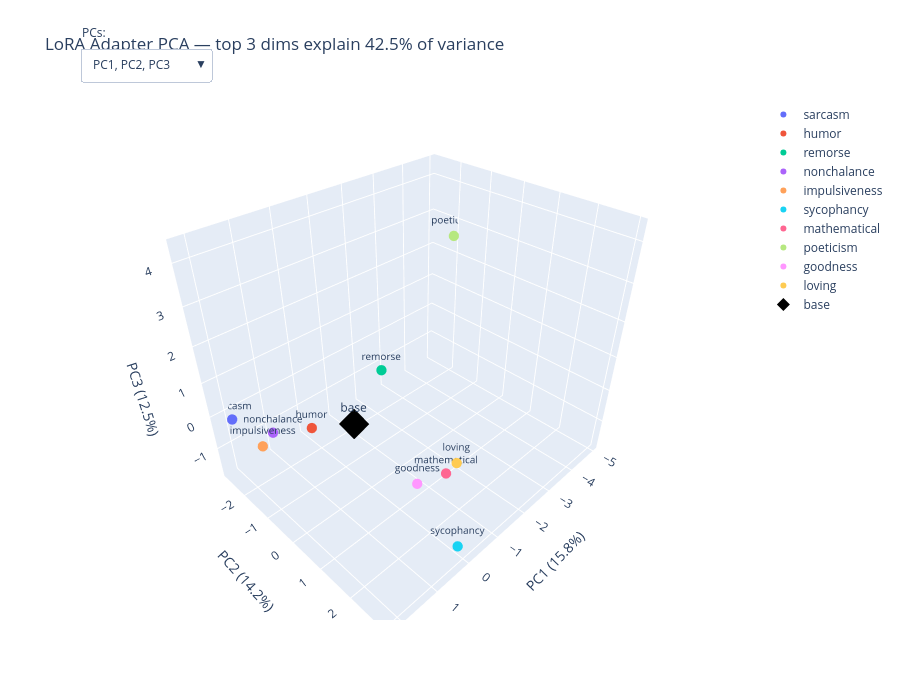

Notebook cell for this chart:
### Code cell
import plotly.graph_objects as go

persona_names = persona_collection.names

n_pcs = coords.shape[1]
combos = [(i, i+1, i+2) for i in range(n_pcs - 2)]

n_personas = len(persona_names)
fig = go.Figure()

for combo in combos:
    x_pc, y_pc, z_pc = combo
    for i, persona in enumerate(persona_names):
        is_base = persona == "base"
        fig.add_trace(go.Scatter3d(
            x=[coords[i, x_pc].item()],
            y=[coords[i, y_pc].item()],
            z=[coords[i, z_pc].item()],
            mode='markers+text',
            marker=dict(
                size=10 if is_base else 6,
                color='black' if is_base else None,
                symbol='diamond' if is_base else 'circle',
            ),
            text=[persona],
            textposition='top center',
            textfont=dict(size=12 if is_base else 10),
            name=persona,
            visible=(combo == (0, 1, 2)),
            showlegend=(combo == (0, 1, 2)),
        ))

buttons = []
for k, (x_pc, y_pc, z_pc) in enumerate(combos):
    visibility = [False] * (len(combos) * n_personas)
    for j in range(n_personas):
        visibility[k * n_personas + j] = True
    buttons.append(dict(
        method='update',
        label=f"PC{x_pc+1}, PC{y_pc+1}, PC{z_pc+1}",
        args=[
            {'visible': visibility},
            {'scene.xaxis.title': f"PC{x_pc} ({explained[x_pc]:.1%})",
             'scene.yaxis.title': f"PC{y_pc} ({explained[y_pc]:.1%})",
             'scene.zaxis.title': f"PC{z_pc} ({explained[z_pc]:.1%})"},
        ],
    ))

fig.update_layout(
    title=f"LoRA Adapter PCA — top 3 dims explain {explained[:3].sum():.1%} of variance",
    scene=dict(
        xaxis_title=f"PC1 ({explained[0]:.1%})",
        yaxis_title=f"PC2 ({explained[1]:.1%})",
        zaxis_title=f"PC3 ({explained[2]:.1%})",
    ),
    width=900, height=700,
    updatemenus=[dict(
        buttons=buttons,
        direction='down',
        showactive=True,
        x=0.0, y=1.1,
        xanchor='left',
        yanchor='top',
    )],
    annotations=[dict(
        text="PCs:", x=0.0, y=1.15,
        xref="paper", yref="paper",
        showarrow=False,
    )],
)

fig.show()

### Figure 1 — Plotly figure (JSON) as saved in the notebook; plotly's stock layout.template omitted (floating-point values rounded to 4 significant figures)
{"data": [{"marker": {"size": 6, "symbol": "circle"}, "mode": "markers+text", "name": "sarcasm", "showlegend": true, "text": ["sarcasm"], "textfont": {"size": 10}, "textposition": "top center", "type": "scatter3d", "visible": true, "x": [1.937], "y": [-2.754], "z": [-0.2234]}, {"marker": {"size": 6, "symbol": "circle"}, "mode": "markers+text", "name": "humor", "showlegend": true, "text": ["humor"], "textfont": {"size": 10}, "textposition": "top center", "type": "scatter3d", "visible": true, "x": [0.7082], "y": [-1.26], "z": [-0.3307]}, {"marker": {"size": 6, "symbol": "circle"}, "mode": "markers+text", "name": "remorse", "showlegend": true, "text": ["remorse"], "textfont": {"size": 10}, "textposition": "top center", "type": "scatter3d", "visible": true, "x": [2.156], "y": [2.985], "z": [4.321]}, {"marker": {"size": 6, "symbol": "circle"}, "mode": "markers+text", "name": "nonchalance", "showlegend": true, "text": ["nonchalance"], "textfont": {"size": 10}, "textposition": "top center", "type": "scatter3d", "visible": true, "x": [1.466], "y": [-1.76], "z": [-0.3142]}, {"marker": {"size": 6, "symbol": "circle"}, "mode": "markers+text", "name": "impulsiveness", "showlegend": true, "text": ["impulsiveness"], "textfont": {"size": 10}, "textposition": "top center", "type": "scatter3d", "visible": true, "x": [1.912], "y": [-1.511], "z": [-0.2911]}, {"marker": {"size": 6, "symbol": "circle"}, "mode": "markers+text", "name": "sycophancy", "showlegend": true, "text": ["sycophancy"], "textfont": {"size": 10}, "textposition": "top center", "type": "scatter3d", "visible": true, "x": [-0.02265], "y": [2.811], "z": [-1.699]}, {"marker": {"size": 6, "symbol": "circle"}, "mode": "markers+text", "name": "mathematical", "showlegend": true, "text": ["mathematical"], "textfont": {"size": 10}, "textposition": "top center", "type": "scatter3d", "visible": true, "x": [-1.507], "y": [1.097], "z": [-1.747]}, {"marker": {"size": 6, "symbol": "circle"}, "mode": "markers+text", "name": "poeticism", "showlegend": true, "text": ["poeticism"], "textfont": {"size": 10}, "textposition": "top center", "type": "scatter3d", "visible": true, "x": [-4.946], "y": [-1.956], "z": [2.582]}, {"marker": {"size": 6, "symbol": "circle"}, "mode": "markers+text", "name": "goodness", "showlegend": true, "text": ["goodness"], "textfont": {"size": 10}, "textposition": "top center", "type": "scatter3d", "visible": true, "x": [-0.4356], "y": [1.144], "z": [-1.284]}, {"marker": {"size": 6, "symbol": "circle"}, "mode": "markers+text", "name": "loving", "showlegend": true, "text": ["loving"], "textfont": {"size": 10}, "textposition": "top center", "type": "scatter3d", "visible": true, "x": [-1.54], "y": [1.395], "z": [-1.203]}, {"marker": {"color": "black", "size": 10, "symbol": "diamond"}, "mode": "markers+text", "name": "base", "showlegend": true, "text": ["base"], "textfont": {"size": 12}, "textposition": "top center", "type": "scatter3d", "visible": true, "x": [0.2711], "y": [-0.1909], "z": [0.1888]}, {"marker": {"size": 6, "symbol": "circle"}, "mode": "markers+text", "name": "sarcasm", "showlegend": false, "text": ["sarcasm"], "textfont": {"size": 10}, "textposition": "top center", "type": "scatter3d", "visible": false, "x": [-2.754], "y": [-0.2234], "z": [1.001]}, {"marker": {"size": 6, "symbol": "circle"}, "mode": "markers+text", "name": "humor", "showlegend": false, "text": ["humor"], "textfont": {"size": 10}, "textposition": "top center", "type": "scatter3d", "visible": false, "x": [-1.26], "y": [-0.3307], "z": [0.606]}, {"marker": {"size": 6, "symbol": "circle"}, "mode": "markers+text", "name": "remorse", "showlegend": false, "text": ["remorse"], "textfont": {"size": 10}, "textposition": "top center", "type": "scatter3d", "visible": false, "x": [2.985], "y": [4.321], "z": [0.7187]}, {"marker": {"size": 6, "symbol": "circle"}, "mode": "markers+text", "name": "nonchalance", "showlegend": false, "text": ["nonchalance"], "textfont": {"size": 10}, "textposition": "top center", "type": "scatter3d", "visible": false, "x": [-1.76], "y": [-0.3142], "z": [-0.7933]}, {"marker": {"size": 6, "symbol": "circle"}, "mode": "markers+text", "name": "impulsiveness", "showlegend": false, "text": ["impulsiveness"], "textfont": {"size": 10}, "textposition": "top center", "type": "scatter3d", "visible": false, "x": [-1.511], "y": [-0.2911], "z": [-1.963]}, {"marker": {"size": 6, "symbol": "circle"}, "mode": "markers+text", "name": "sycophancy", "showlegend": false, "text": ["sycophancy"], "textfont": {"size": 10}, "textposition": "top center", "type": "scatter3d", "visible": false, "x": [2.811], "y": [-1.699], "z": [-3.2]}, {"marker": {"size": 6, "symbol": "circle"}, "mode": "markers+text", "name": "mathematical", "showlegend": false, "text": ["mathematical"], "textfont": {"size": 10}, "textposition": "top center", "type": "scatter3d", "visible": false, "x": [1.097], "y": [-1.747], "z": [2.864]}, {"marker": {"size": 6, "symbol": "circle"}, "mode": "markers+text", "name": "poeticism", "showlegend": false, "text": ["poeticism"], "textfont": {"size": 10}, "textposition": "top center", "type": "scatter3d", "visible": false, "x": [-1.956], "y": [2.582], "z": [-0.9249]}, {"marker": {"size": 6, "symbol": "circle"}, "mode": "markers+text", "name": "goodness", "showlegend": false, "text": ["goodness"], "textfont": {"size": 10}, "textposition": "top center", "type": "scatter3d", "visible": false, "x": [1.144], "y": [-1.284], "z": [2.18]}, {"marker": {"size": 6, "symbol": "circle"}, "mode": "markers+text", "name": "loving", "showlegend": false, "text": ["loving"], "textfont": {"size": 10}, "textposition": "top center", "type": "scatter3d", "visible": false, "x": [1.395], "y": [-1.203], "z": [-0.9659]}, {"marker": {"color": "black", "size": 10, "symbol": "diamond"}, "mode": "markers+text", "name": "base", "showlegend": false, "text": ["base"], "textfont": {"size": 12}, "textposition": "top center", "type": "scatter3d", "visible": false, "x": [-0.1909], "y": [0.1888], "z": [0.478]}, {"marker": {"size": 6, "symbol": "circle"}, "mode": "markers+text", "name": "sarcasm", "showlegend": false, "text": ["sarcasm"], "textfont": {"size": 10}, "textposition": "top center", "type": "scatter3d", "visible": false, "x": [-0.2234], "y": [1.001], "z": [-3.657]}, {"marker": {"size": 6, "symbol": "circle"}, "mode": "markers+text", "name": "humor", "showlegend": false, "text": ["humor"], "textfont": {"size": 10}, "textposition": "top center", "type": "scatter3d", "visible": false, "x": [-0.3307], "y": [0.606], "z": [-0.267]}, {"marker": {"size": 6, "symbol": "circle"}, "mode": "markers+text", "name": "remorse", "showlegend": false, "text": ["remorse"], "textfont": {"size": 10}, "textposition": "top center", "type": "scatter3d", "visible": false, "x": [4.321], "y": [0.7187], "z": [0.006181]}, {"marker": {"size": 6, "symbol": "circle"}, "mode": "markers+text", "name": "nonchalance", "showlegend": false, "text": ["nonchalance"], "textfont": {"size": 10}, "textposition": "top center", "type": "scatter3d", "visible": false, "x": [-0.3142], "y": [-0.7933], "z": [1.78]}, {"marker": {"size": 6, "symbol": "circle"}, "mode": "markers+text", "name": "impulsiveness", "showlegend": false, "text": ["impulsiveness"], "textfont": {"size": 10}, "textposition": "top center", "type": "scatter3d", "visible": false, "x": [-0.2911], "y": [-1.963], "z": [2.599]}, {"marker": {"size": 6, "symbol": "circle"}, "mode": "markers+text", "name": "sycophancy", "showlegend": false, "text": ["sycophancy"], "textfont": {"size": 10}, "textposition": "top center", "type": "scatter3d", "visible": false, "x": [-1.699], "y": [-3.2], "z": [-2.146]}, {"marker": {"size": 6, "symbol": "circle"}, "mode": "markers+text", "name": "mathematical", "showlegend": false, "text": ["mathematical"], "textfont": {"size": 10}, "textposition": "top center", "type": "scatter3d", "visible": false, "x": [-1.747], "y": [2.864], "z": [0.5719]}, {"marker": {"size": 6, "symbol": "circle"}, "mode": "markers+text", "name": "poeticism", "showlegend": false, "text": ["poeticism"], "textfont": {"size": 10}, "textposition": "top center", "type": "scatter3d", "visible": false, "x": [2.582], "y": [-0.9249], "z": [-0.2856]}, {"marker": {"size": 6, "symbol": "circle"}, "mode": "markers+text", "name": "goodness", "showlegend": false, "text": ["goodness"], "textfont": {"size": 10}, "textposition": "top center", "type": "scatter3d", "visible": false, "x": [-1.284], "y": [2.18], "z": [0.8515]}, {"marker": {"size": 6, "symbol": "circle"}, "mode": "markers+text", "name": "loving", "showlegend": false, "text": ["loving"], "textfont": {"size": 10}, "textposition": "top center", "type": "scatter3d", "visible": false, "x": [-1.203], "y": [-0.9659], "z": [0.3838]}, {"marker": {"color": "black", "size": 10, "symbol": "diamond"}, "mode": "markers+text", "name": "base", "showlegend": false, "text": ["base"], "textfont": {"size": 12}, "textposition": "top center", "type": "scatter3d", "visible": false, "x": [0.1888], "y": [0.478], "z": [0.163]}, {"marker": {"size": 6, "symbol": "circle"}, "mode": "markers+text", "name": "sarcasm", "showlegend": false, "text": ["sarcasm"], "textfont": {"size": 10}, "textposition": "top center", "type": "scatter3d", "visible": false, "x": [1.001], "y": [-3.657], "z": [0.1431]}, {"marker": {"size": 6, "symbol": "circle"}, "mode": "markers+text", "name": "humor", "showlegend": false, "text": ["humor"], "textfont": {"size": 10}, "textposition": "top center", "type": "scatter3d", "visible": false, "x": [0.606], "y": [-0.267], "z": [0.3178]}, {"marker": {"size": 6, "symbol": "circle"}, "mode": "markers+text", "name": "remorse", "showlegend": false, "text": ["remorse"], "textfont": {"size": 10}, "textposition": "top center", "type": "scatter3d", "visible": false, "x": [0.7187], "y": [0.006181], "z": [0.06253]}, {"marker": {"size": 6, "symbol": "circle"}, "mode": "markers+text", "name": "nonchalance", "showlegend": false, "text": ["nonchalance"], "textfont": {"size": 10}, "textposition": "top center", "type": "scatter3d", "visible": false, "x": [-0.7933], "y": [1.78], "z": [1.875]}, {"marker": {"size": 6, "symbol": "circle"}, "mode": "markers+text", "name": "impulsiveness", "showlegend": false, "text": ["impulsiveness"], "textfont": {"size": 10}, "textposition": "top center", "type": "scatter3d", "visible": false, "x": [-1.963], "y": [2.599], "z": [-2.31]}, {"marker": {"size": 6, "symbol": "circle"}, "mode": "markers+text", "name": "sycophancy", "showlegend": false, "text": ["sycophancy"], "textfont": {"size": 10}, "textposition": "top center", "type": "scatter3d", "visible": false, "x": [-3.2], "y": [-2.146], "z": [-1.215]}, {"marker": {"size": 6, "symbol": "circle"}, "mode": "markers+text", "name": "mathematical", "showlegend": false, "text": ["mathematical"], "textfont": {"size": 10}, "textposition": "top center", "type": "scatter3d", "visible": false, "x": [2.864], "y": [0.5719], "z": [-2.141]}, {"marker": {"size": 6, "symbol": "circle"}, "mode": "markers+text", "name": "poeticism", "showlegend": false, "text": ["poeticism"], "textfont": {"size": 10}, "textposition": "top center", "type": "scatter3d", "visible": false, "x": [-0.9249], "y": [-0.2856], "z": [-0.5788]}, {"marker": {"size": 6, "symbol": "circle"}, "mode": "markers+text", "name": "goodness", "showlegend": false, "text": ["goodness"], "textfont": {"size": 10}, "textposition": "top center", "type": "scatter3d", "visible": false, "x": [2.18], "y": [0.8515], "z": [0.5865]}, {"marker": {"size": 6, "symbol": "circle"}, "mode": "markers+text", "name": "loving", "showlegend": false, "text": ["loving"], "textfont": {"size": 10}, "textposition": "top center", "type": "scatter3d", "visible": false, "x": [-0.9659], "y": [0.3838], "z": [3.154]}, {"marker": {"color": "black", "size": 10, "symbol": "diamond"}, "mode": "markers+text", "name": "base", "showlegend": false, "text": ["base"], "textfont": {"size": 12}, "textposition": "top center", "type": "scatter3d", "visible": false, "x": [0.478], "y": [0.163], "z": [0.1059]}, {"marker": {"size": 6, "symbol": "circle"}, "mode": "markers+text", "name": "sarcasm", "showlegend": false, "text": ["sarcasm"], "textfont": {"size": 10}, "textposition": "top center", "type": "scatter3d", "visible": false, "x": [-3.657], "y": [0.1431], "z": [-0.925]}, {"marker": {"size": 6, "symbol": "circle"}, "mode": "markers+text", "name": "humor", "showlegend": false, "text": ["humor"], "textfont": {"size": 10}, "textposition": "top center", "type": "scatter3d", "visible": false, "x": [-0.267], "y": [0.3178], "z": [0.04756]}, {"marker": {"size": 6, "symbol": "circle"}, "mode": "markers+text", "name": "remorse", "showlegend": false, "text": ["remorse"], "textfont": {"size": 10}, "textposition": "top center", "type": "scatter3d", "visible": false, "x": [0.006181], "y": [0.06253], "z": [-0.08318]}, {"marker": {"size": 6, "symbol": "circle"}, "mode": "markers+text", "name": "nonchalance", "showlegend": false, "text": ["nonchalance"], "textfont": {"size": 10}, "textposition": "top center", "type": "scatter3d", "visible": false, "x": [1.78], "y": [1.875], "z": [3.181]}, {"marker": {"size": 6, "symbol": "circle"}, "mode": "markers+text", "name": "impulsiveness", "showlegend": false, "text": ["impulsiveness"], "textfont": {"size": 10}, "textposition": "top center", "type": "scatter3d", "visible": false, "x": [2.599], "y": [-2.31], "z": [-2.112]}, {"marker": {"size": 6, "symbol": "circle"}, "mode": "markers+text", "name": "sycophancy", "showlegend": false, "text": ["sycophancy"], "textfont": {"size": 10}, "textposition": "top center", "type": "scatter3d", "visible": false, "x": [-2.146], "y": [-1.215], "z": [1.273]}, {"marker": {"size": 6, "symbol": "circle"}, "mode": "markers+text", "name": "mathematical", "showlegend": false, "text": ["mathematical"], "textfont": {"size": 10}, "textposition": "top center", "type": "scatter3d", "visible": false, "x": [0.5719], "y": [-2.141], "z": [0.7324]}, {"marker": {"size": 6, "symbol": "circle"}, "mode": "markers+text", "name": "poeticism", "showlegend": false, "text": ["poeticism"], "textfont": {"size": 10}, "textposition": "top center", "type": "scatter3d", "visible": false, "x": [-0.2856], "y": [-0.5788], "z": [0.2705]}, {"marker": {"size": 6, "symbol": "circle"}, "mode": "markers+text", "name": "goodness", "showlegend": false, "text": ["goodness"], "textfont": {"size": 10}, "textposition": "top center", "type": "scatter3d", "visible": false, "x": [0.8515], "y": [0.5865], "z": [-0.3679]}, {"marker": {"size": 6, "symbol": "circle"}, "mode": "markers+text", "name": "loving", "showlegend": false, "text": ["loving"], "textfont": {"size": 10}, "textposition": "top center", "type": "scatter3d", "visible": false, "x": [0.3838], "y": [3.154], "z": [-2.303]}, {"marker": {"color": "black", "size": 10, "symbol": "diamond"}, "mode": "markers+text", "name": "base", "showlegend": false, "text": ["base"], "textfont": {"size": 12}, "textposition": "top center", "type": "scatter3d", "visible": false, "x": [0.163], "y": [0.1059], "z": [0.2868]}, {"marker": {"size": 6, "symbol": "circle"}, "mode": "markers+text", "name": "sarcasm", "showlegend": false, "text": ["sarcasm"], "textfont": {"size": 10}, "textposition": "top center", "type": "scatter3d", "visible": false, "x": [0.1431], "y": [-0.925], "z": [-0.2948]}, {"marker": {"size": 6, "symbol": "circle"}, "mode": "markers+text", "name": "humor", "showlegend": false, "text": ["humor"], "textfont": {"size": 10}, "textposition": "top center", "type": "scatter3d", "visible": false, "x": [0.3178], "y": [0.04756], "z": [0.09253]}, {"marker": {"size": 6, "symbol": "circle"}, "mode": "markers+text", "name": "remorse", "showlegend": false, "text": ["remorse"], "textfont": {"size": 10}, "textposition": "top center", "type": "scatter3d", "visible": false, "x": [0.06253], "y": [-0.08318], "z": [-0.4744]}, {"marker": {"size": 6, "symbol": "circle"}, "mode": "markers+text", "name": "nonchalance", "showlegend": false, "text": ["nonchalance"], "textfont": {"size": 10}, "textposition": "top center", "type": "scatter3d", "visible": false, "x": [1.875], "y": [3.181], "z": [-0.5524]}, {"marker": {"size": 6, "symbol": "circle"}, "mode": "markers+text", "name": "impulsiveness", "showlegend": false, "text": ["impulsiveness"], "textfont": {"size": 10}, "textposition": "top center", "type": "scatter3d", "visible": false, "x": [-2.31], "y": [-2.112], "z": [0.08488]}, {"marker": {"size": 6, "symbol": "circle"}, "mode": "markers+text", "name": "sycophancy", "showlegend": false, "text": ["sycophancy"], "textfont": {"size": 10}, "textposition": "top center", "type": "scatter3d", "visible": false, "x": [-1.215], "y": [1.273], "z": [0.6039]}, {"marker": {"size": 6, "symbol": "circle"}, "mode": "markers+text", "name": "mathematical", "showlegend": false, "text": ["mathematical"], "textfont": {"size": 10}, "textposition": "top center", "type": "scatter3d", "visible": false, "x": [-2.141], "y": [0.7324], "z": [-2.421]}, {"marker": {"size": 6, "symbol": "circle"}, "mode": "markers+text", "name": "poeticism", "showlegend": false, "text": ["poeticism"], "textfont": {"size": 10}, "textposition": "top center", "type": "scatter3d", "visible": false, "x": [-0.5788], "y": [0.2705], "z": [0.5003]}, {"marker": {"size": 6, "symbol": "circle"}, "mode": "markers+text", "name": "goodness", "showlegend": false, "text": ["goodness"], "textfont": {"size": 10}, "textposition": "top center", "type": "scatter3d", "visible": false, "x": [0.5865], "y": [-0.3679], "z": [3.613]}, {"marker": {"size": 6, "symbol": "circle"}, "mode": "markers+text", "name": "loving", "showlegend": false, "text": ["loving"], "textfont": {"size": 10}, "textposition": "top center", "type": "scatter3d", "visible": false, "x": [3.154], "y": [-2.303], "z": [-1.602]}, {"marker": {"color": "black", "size": 10, "symbol": "diamond"}, "mode": "markers+text", "name": "base", "showlegend": false, "text": ["base"], "textfont": {"size": 12}, "textposition": "top center", "type": "scatter3d", "visible": false, "x": [0.1059], "y": [0.2868], "z": [0.45]}, {"marker": {"size": 6, "symbol": "circle"}, "mode": "markers+text", "name": "sarcasm", "showlegend": false, "text": ["sarcasm"], "textfont": {"size": 10}, "textposition": "top center", "type": "scatter3d", "visible": false, "x": [-0.925], "y": [-0.2948], "z": [-1.271]}, {"marker": {"size": 6, "symbol": "circle"}, "mode": "markers+text", "name": "humor", "showlegend": false, "text": ["humor"], "textfont": {"size": 10}, "textposition": "top center", "type": "scatter3d", "visible": false, "x": [0.04756], "y": [0.09253], "z": [3.614]}, {"marker": {"size": 6, "symbol": "circle"}, "mode": "markers+text", "name": "remorse", "showlegend": false, "text": ["remorse"], "textfont": {"size": 10}, "textposition": "top center", "type": "scatter3d", "visible": false, "x": [-0.08318], "y": [-0.4744], "z": [-0.1292]}, {"marker": {"size": 6, "symbol": "circle"}, "mode": "markers+text", "name": "nonchalance", "showlegend": false, "text": ["nonchalance"], "textfont": {"size": 10}, "textposition": "top center", "type": "scatter3d", "visible": false, "x": [3.181], "y": [-0.5524], "z": [-0.9039]}, {"marker": {"size": 6, "symbol": "circle"}, "mode": "markers+text", "name": "impulsiveness", "showlegend": false, "text": ["impulsiveness"], "textfont": {"size": 10}, "textposition": "top center", "type": "scatter3d", "visible": false, "x": [-2.112], "y": [0.08488], "z": [-0.4123]}, {"marker": {"size": 6, "symbol": "circle"}, "mode": "markers+text", "name": "sycophancy", "showlegend": false, "text": ["sycophancy"], "textfont": {"size": 10}, "textposition": "top center", "type": "scatter3d", "visible": false, "x": [1.273], "y": [0.6039], "z": [0.1217]}, {"marker": {"size": 6, "symbol": "circle"}, "mode": "markers+text", "name": "mathematical", "showlegend": false, "text": ["mathematical"], "textfont": {"size": 10}, "textposition": "top center", "type": "scatter3d", "visible": false, "x": [0.7324], "y": [-2.421], "z": [-0.3527]}, {"marker": {"size": 6, "symbol": "circle"}, "mode": "markers+text", "name": "poeticism", "showlegend": false, "text": ["poeticism"], "textfont": {"size": 10}, "textposition": "top center", "type": "scatter3d", "visible": false, "x": [0.2705], "y": [0.5003], "z": [-0.2137]}, {"marker": {"size": 6, "symbol": "circle"}, "mode": "markers+text", "name": "goodness", "showlegend": false, "text": ["goodness"], "textfont": {"size": 10}, "textposition": "top center", "type": "scatter3d", "visible": false, "x": [-0.3679], "y": [3.613], "z": [-0.7046]}, {"marker": {"size": 6, "symbol": "circle"}, "mode": "markers+text", "name": "loving", "showlegend": false, "text": ["loving"], "textfont": {"size": 10}, "textposition": "top center", "type": "scatter3d", "visible": false, "x": [-2.303], "y": [-1.602], "z": [-0.184]}, {"marker": {"color": "black", "size": 10, "symbol": "diamond"}, "mode": "markers+text", "name": "base", "showlegend": false, "text": ["base"], "textfont": {"size": 12}, "textposition": "top center", "type": "scatter3d", "visible": false, "x": [0.2868], "y": [0.45], "z": [0.4352]}, {"marker": {"size": 6, "symbol": "circle"}, "mode": "markers+text", "name": "sarcasm", "showlegend": false, "text": ["sarcasm"], "textfont": {"size": 10}, "textposition": "top center", "type": "scatter3d", "visible": false, "x": [-0.2948], "y": [-1.271], "z": [0.2135]}, {"marker": {"size": 6, "symbol": "circle"}, "mode": "markers+text", "name": "humor", "showlegend": false, "text": ["humor"], "textfont": {"size": 10}, "textposition": "top center", "type": "scatter3d", "visible": false, "x": [0.09253], "y": [3.614], "z": [0.7365]}, {"marker": {"size": 6, "symbol": "circle"}, "mode": "markers+text", "name": "remorse", "showlegend": false, "text": ["remorse"], "textfont": {"size": 10}, "textposition": "top center", "type": "scatter3d", "visible": false, "x": [-0.4744], "y": [-0.1292], "z": [0.3963]}, {"marker": {"size": 6, "symbol": "circle"}, "mode": "markers+text", "name": "nonchalance", "showlegend": false, "text": ["nonchalance"], "textfont": {"size": 10}, "textposition": "top center", "type": "scatter3d", "visible": false, "x": [-0.5524], "y": [-0.9039], "z": [0.419]}, {"marker": {"size": 6, "symbol": "circle"}, "mode": "markers+text", "name": "impulsiveness", "showlegend": false, "text": ["impulsiveness"], "textfont": {"size": 10}, "textposition": "top center", "type": "scatter3d", "visible": false, "x": [0.08488], "y": [-0.4123], "z": [0.173]}, {"marker": {"size": 6, "symbol": "circle"}, "mode": "markers+text", "name": "sycophancy", "showlegend": false, "text": ["sycophancy"], "textfont": {"size": 10}, "textposition": "top center", "type": "scatter3d", "visible": false, "x": [0.6039], "y": [0.1217], "z": [0.1195]}, {"marker": {"size": 6, "symbol": "circle"}, "mode": "markers+text", "name": "mathematical", "showlegend": false, "text": ["mathematical"], "textfont": {"size": 10}, "textposition": "top center", "type": "scatter3d", "visible": false, "x": [-2.421], "y": [-0.3527], "z": [0.2035]}, {"marker": {"size": 6, "symbol": "circle"}, "mode": "markers+text", "name": "poeticism", "showlegend": false, "text": ["poeticism"], "textfont": {"size": 10}, "textposition": "top center", "type": "scatter3d", "visible": false, "x": [0.5003], "y": [-0.2137], "z": [0.2631]}, {"marker": {"size": 6, "symbol": "circle"}, "mode": "markers+text", "name": "goodness", "showlegend": false, "text": ["goodness"], "textfont": {"size": 10}, "textposition": "top center", "type": "scatter3d", "visible": false, "x": [3.613], "y": [-0.7046], "z": [0.5861]}, {"marker": {"size": 6, "symbol": "circle"}, "mode": "markers+text", "name": "loving", "showlegend": false, "text": ["loving"], "textfont": {"size": 10}, "textposition": "top center", "type": "scatter3d", "visible": false, "x": [-1.602], "y": [-0.184], "z": [0.01426]}, {"marker": {"color": "black", "size": 10, "symbol": "diamond"}, "mode": "markers+text", "name": "base", "showlegend": false, "text": ["base"], "textfont": {"size": 12}, "textposition": "top center", "type": "scatter3d", "visible": false, "x": [0.45], "y": [0.4352], "z": [-3.125]}, {"marker": {"size": 6, "symbol": "circle"}, "mode": "markers+text", "name": "sarcasm", "showlegend": false, "text": ["sarcasm"], "textfont": {"size": 10}, "textposition": "top center", "type": "scatter3d", "visible": false, "x": [-1.271], "y": [0.2135], "z": [0.0003189]}, {"marker": {"size": 6, "symbol": "circle"}, "mode": "markers+text", "name": "humor", "showlegend": false, "text": ["humor"], "textfont": {"size": 10}, "textposition": "top center", "type": "scatter3d", "visible": false, "x": [3.614], "y": [0.7365], "z": [0.0003189]}, {"marker": {"size": 6, "symbol": "circle"}, "mode": "markers+text", "name": "remorse", "showlegend": false, "text": ["remorse"], "textfont": {"size": 10}, "textposition": "top center", "type": "scatter3d", "visible": false, "x": [-0.1292], "y": [0.3963], "z": [0.0003189]}, {"marker": {"size": 6, "symbol": "circle"}, "mode": "markers+text", "name": "nonchalance", "showlegend": false, "text": ["nonchalance"], "textfont": {"size": 10}, "textposition": "top center", "type": "scatter3d", "visible": false, "x": [-0.9039], "y": [0.419], "z": [0.0003189]}, {"marker": {"size": 6, "symbol": "circle"}, "mode": "markers+text", "name": "impulsiveness", "showlegend": false, "text": ["impulsiveness"], "textfont": {"size": 10}, "textposition": "top center", "type": "scatter3d", "visible": false, "x": [-0.4123], "y": [0.173], "z": [0.0003189]}, {"marker": {"size": 6, "symbol": "circle"}, "mode": "markers+text", "name": "sycophancy", "showlegend": false, "text": ["sycophancy"], "textfont": {"size": 10}, "textposition": "top center", "type": "scatter3d", "visible": false, "x": [0.1217], "y": [0.1195], "z": [0.0003189]}, {"marker": {"size": 6, "symbol": "circle"}, "mode": "markers+text", "name": "mathematical", "showlegend": false, "text": ["mathematical"], "textfont": {"size": 10}, "textposition": "top center", "type": "scatter3d", "visible": false, "x": [-0.3527], "y": [0.2035], "z": [0.0003189]}, {"marker": {"size": 6, "symbol": "circle"}, "mode": "markers+text", "name": "poeticism", "showlegend": false, "text": ["poeticism"], "textfont": {"size": 10}, "textposition": "top center", "type": "scatter3d", "visible": false, "x": [-0.2137], "y": [0.2631], "z": [0.0003189]}, {"marker": {"size": 6, "symbol": "circle"}, "mode": "markers+text", "name": "goodness", "showlegend": false, "text": ["goodness"], "textfont": {"size": 10}, "textposition": "top center", "type": "scatter3d", "visible": false, "x": [-0.7046], "y": [0.5861], "z": [0.0003189]}, {"marker": {"size": 6, "symbol": "circle"}, "mode": "markers+text", "name": "loving", "showlegend": false, "text": ["loving"], "textfont": {"size": 10}, "textposition": "top center", "type": "scatter3d", "visible": false, "x": [-0.184], "y": [0.01426], "z": [0.0003189]}, {"marker": {"color": "black", "size": 10, "symbol": "diamond"}, "mode": "markers+text", "name": "base", "showlegend": false, "text": ["base"], "textfont": {"size": 12}, "textposition": "top center", "type": "scatter3d", "visible": false, "x": [0.4352], "y": [-3.125], "z": [0.0003189]}], "layout": {"annotations": [{"showarrow": false, "text": "PCs:", "x": 0, "xref": "paper", "y": 1.15, "yref": "paper"}], "height": 700, "scene": {"xaxis": {"title": {"text": "PC1 (15.8%)"}}, "yaxis": {"title": {"text": "PC2 (14.2%)"}}, "zaxis": {"title": {"text": "PC3 (12.5%)"}}}, "title": {"text": "LoRA Adapter PCA — top 3 dims explain 42.5% of variance"}, "updatemenus": [{"buttons": [{"args": [{"visible": [true, true, true, true, true, true, true, true, true, true, true, false, false, false, false, false, false, false, false, false, false, false, false, false, false, false, false, false, false, false, false, false, false, false, false, false, false, false, false, false, false, false, false, false, false, false, false, false, false, false, false, false, false, false, false, false, false, false, false, false, false, false, false, false, false, false, false, false, false, false, false, false, false, false, false, false, false, false, false, false, false, false, false, false, false, false, false, false, false, false, false, false, false, false, false, false, false, false, false]}, {"scene.xaxis.title": "PC0 (15.8%)", "scene.yaxis.title": "PC1 (14.2%)", "scene.zaxis.title": "PC2 (12.5%)"}], "label": "PC1, PC2, PC3", "method": "update"}, {"args": [{"visible": [false, false, false, false, false, false, false, false, false, false, false, true, true, true, true, true, true, true, true, true, true, true, false, false, false, false, false, false, false, false, false, false, false, false, false, false, false, false, false, false, false, false, false, false, false, false, false, false, false, false, false, false, false, false, false, false, false, false, false, false, false, false, false, false, false, false, false, false, false, false, false, false, false, false, false, false, false, false, false, false, false, false, false, false, false, false, false, false, false, false, false, false, false, false, false, false, false, false, false]}, {"scene.xaxis.title": "PC1 (14.2%)", "scene.yaxis.title": "PC2 (12.5%)", "scene.zaxis.title": "PC3 (11.3%)"}], "label": "PC2, PC3, PC4", "method": "update"}, {"args": [{"visible": [false, false, false, false, false, false, false, false, false, false, false, false, false, false, false, false, false, false, false, false, false, false, true, true, true, true, true, true, true, true, true, true, true, false, false, false, false, false, false, false, false, false, false, false, false, false, false, false, false, false, false, false, false, false, false, false, false, false, false, false, false, false, false, false, false, false, false, false, false, false, false, false, false, false, false, false, false, false, false, false, false, false, false, false, false, false, false, false, false, false, false, false, false, false, false, false, false, false, false]}, {"scene.xaxis.title": "PC2 (12.5%)", "scene.yaxis.title": "PC3 (11.3%)", "scene.zaxis.title": "PC4 (10.5%)"}], "label": "PC3, PC4, PC5", "method": "update"}, {"args": [{"visible": [false, false, false, false, false, false, false, false, false, false, false, false, false, false, false, false, false, false, false, false, false, false, false, false, false, false, false, false, false, false, false, false, false, true, true, true, true, true, true, true, true, true, true, true, false, false, false, false, false, false, false, false, false, false, false, false, false, false, false, false, false, false, false, false, false, false, false, false, false, false, false, false, false, false, false, false, false, false, false, false, false, false, false, false, false, false, false, false, false, false, false, false, false, false, false, false, false, false, false]}, {"scene.xaxis.title": "PC3 (11.3%)", "scene.yaxis.title": "PC4 (10.5%)", "scene.zaxis.title": "PC5 (9.2%)"}], "label": "PC4, PC5, PC6", "method": "update"}, {"args": [{"visible": [false, false, false, false, false, false, false, false, false, false, false, false, false, false, false, false, false, false, false, false, false, false, false, false, false, false, false, false, false, false, false, false, false, false, false, false, false, false, false, false, false, false, false, false, true, true, true, true, true, true, true, true, true, true, true, false, false, false, false, false, false, false, false, false, false, false, false, false, false, false, false, false, false, false, false, false, false, false, false, false, false, false, false, false, false, false, false, false, false, false, false, false, false, false, false, false, false, false, false]}, {"scene.xaxis.title": "PC4 (10.5%)", "scene.yaxis.title": "PC5 (9.2%)", "scene.zaxis.title": "PC6 (8.3%)"}], "label": "PC5, PC6, PC7", "method": "update"}, {"args": [{"visible": [false, false, false, false, false, false, false, false, false, false, false, false, false, false, false, false, false, false, false, false, false, false, false, false, false, false, false, false, false, false, false, false, false, false, false, false, false, false, false, false, false, false, false, false, false, false, false, false, false, false, false, false, false, false, false, true, true, true, true, true, true, true, true, true, true, true, false, false, false, false, false, false, false, false, false, false, false, false, false, false, false, false, false, false, false, false, false, false, false, false, false, false, false, false, false, false, false, false, false]}, {"scene.xaxis.title": "PC5 (9.2%)", "scene.yaxis.title": "PC6 (8.3%)", "scene.zaxis.title": "PC7 (8.2%)"}], "label": "PC6, PC7, PC8", "method": "update"}, {"args": [{"visible": [false, false, false, false, false, false, false, false, false, false, false, false, false, false, false, false, false, false, false, false, false, false, false, false, false, false, false, false, false, false, false, false, false, false, false, false, false, false, false, false, false, false, false, false, false, false, false, false, false, false, false, false, false, false, false, false, false, false, false, false, false, false, false, false, false, false, true, true, true, true, true, true, true, true, true, true, true, false, false, false, false, false, false, false, false, false, false, false, false, false, false, false, false, false, false, false, false, false, false]}, {"scene.xaxis.title": "PC6 (8.3%)", "scene.yaxis.title": "PC7 (8.2%)", "scene.zaxis.title": "PC8 (5.9%)"}], "label": "PC7, PC8, PC9", "method": "update"}, {"args": [{"visible": [false, false, false, false, false, false, false, false, false, false, false, false, false, false, false, false, false, false, false, false, false, false, false, false, false, false, false, false, false, false, false, false, false, false, false, false, false, false, false, false, false, false, false, false, false, false, false, false, false, false, false, false, false, false, false, false, false, false, false, false, false, false, false, false, false, false, false, false, false, false, false, false, false, false, false, false, false, true, true, true, true, true, true, true, true, true, true, true, false, false, false, false, false, false, false, false, false, false, false]}, {"scene.xaxis.title": "PC7 (8.2%)", "scene.yaxis.title": "PC8 (5.9%)", "scene.zaxis.title": "PC9 (4.0%)"}], "label": "PC8, PC9, PC10", "method": "update"}, {"args": [{"visible": [false, false, false, false, false, false, false, false, false, false, false, false, false, false, false, false, false, false, false, false, false, false, false, false, false, false, false, false, false, false, false, false, false, false, false, false, false, false, false, false, false, false, false, false, false, false, false, false, false, false, false, false, false, false, false, false, false, false, false, false, false, false, false, false, false, false, false, false, false, false, false, false, false, false, false, false, false, false, false, false, false, false, false, false, false, false, false, false, true, true, true, true, true, true, true, true, true, true, true]}, {"scene.xaxis.title": "PC8 (5.9%)", "scene.yaxis.title": "PC9 (4.0%)", "scene.zaxis.title": "PC10 (0.0%)"}], "label": "PC9, PC10, PC11", "method": "update"}], "direction": "down", "showactive": true, "x": 0, "xanchor": "left", "y": 1.1, "yanchor": "top"}], "width": 900}}
